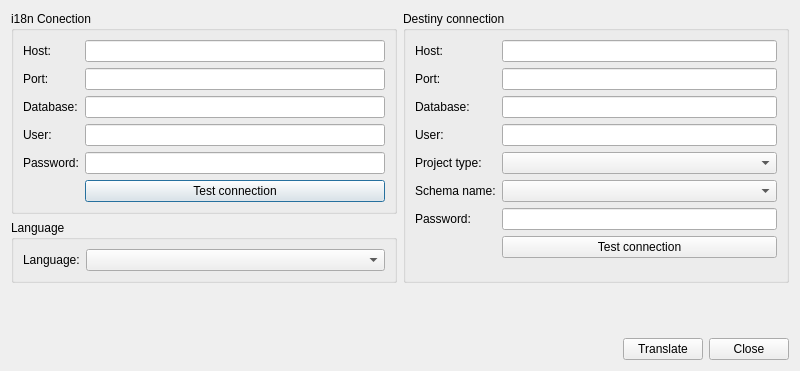
<?xml version="1.0" encoding="UTF-8"?>
<ui version="4.0">
 <class>dlg_admin_translation</class>
 <widget class="QDialog" name="dlg_admin_translation">
  <property name="geometry">
   <rect>
    <x>0</x>
    <y>0</y>
    <width>800</width>
    <height>371</height>
   </rect>
  </property>
  <property name="minimumSize">
   <size>
    <width>600</width>
    <height>0</height>
   </size>
  </property>
  <property name="baseSize">
   <size>
    <width>0</width>
    <height>0</height>
   </size>
  </property>
  <property name="windowTitle">
   <string>Dialog</string>
  </property>
  <layout class="QGridLayout" name="gridLayout">
   <item row="0" column="0">
    <widget class="QGroupBox" name="groupBox">
     <property name="title">
      <string>i18n Conection</string>
     </property>
     <layout class="QFormLayout" name="formLayout_3">
      <item row="0" column="0">
       <widget class="QLabel" name="lbl_host">
        <property name="text">
         <string>Host:</string>
        </property>
       </widget>
      </item>
      <item row="0" column="1">
       <widget class="QLineEdit" name="txt_host"/>
      </item>
      <item row="1" column="0">
       <widget class="QLabel" name="lbl_port">
        <property name="text">
         <string>Port:</string>
        </property>
       </widget>
      </item>
      <item row="1" column="1">
       <widget class="QLineEdit" name="txt_port"/>
      </item>
      <item row="2" column="0">
       <widget class="QLabel" name="lbl_database">
        <property name="text">
         <string>Database:</string>
        </property>
       </widget>
      </item>
      <item row="2" column="1">
       <widget class="QLineEdit" name="txt_db"/>
      </item>
      <item row="3" column="0">
       <widget class="QLabel" name="lbl_user">
        <property name="text">
         <string>User:</string>
        </property>
       </widget>
      </item>
      <item row="3" column="1">
       <widget class="QLineEdit" name="txt_user"/>
      </item>
      <item row="4" column="0">
       <widget class="QLabel" name="lbl_pass">
        <property name="text">
         <string>Password:</string>
        </property>
       </widget>
      </item>
      <item row="4" column="1">
       <widget class="QLineEdit" name="txt_pass">
        <property name="text">
         <string/>
        </property>
        <property name="echoMode">
         <enum>QLineEdit::Password</enum>
        </property>
       </widget>
      </item>
      <item row="5" column="1">
       <widget class="QPushButton" name="btn_connection">
        <property name="text">
         <string>Test connection</string>
        </property>
       </widget>
      </item>
     </layout>
    </widget>
   </item>
   <item row="0" column="1" rowspan="2">
    <widget class="QGroupBox" name="groupBox_3">
     <property name="enabled">
      <bool>true</bool>
     </property>
     <property name="title">
      <string>Destiny connection</string>
     </property>
     <layout class="QFormLayout" name="formLayout">
      <item row="0" column="0">
       <widget class="QLabel" name="lbl_host_dest">
        <property name="text">
         <string>Host:</string>
        </property>
       </widget>
      </item>
      <item row="0" column="1">
       <widget class="QLineEdit" name="txt_host_dest"/>
      </item>
      <item row="1" column="0">
       <widget class="QLabel" name="lbl_port_dest">
        <property name="text">
         <string>Port:</string>
        </property>
       </widget>
      </item>
      <item row="1" column="1">
       <widget class="QLineEdit" name="txt_port_dest"/>
      </item>
      <item row="2" column="0">
       <widget class="QLabel" name="lbl_database_dest">
        <property name="text">
         <string>Database:</string>
        </property>
       </widget>
      </item>
      <item row="2" column="1">
       <widget class="QLineEdit" name="txt_db_dest"/>
      </item>
      <item row="3" column="0">
       <widget class="QLabel" name="lbl_user_dest">
        <property name="text">
         <string>User:</string>
        </property>
       </widget>
      </item>
      <item row="3" column="1">
       <widget class="QLineEdit" name="txt_user_dest"/>
      </item>
      <item row="6" column="0">
       <widget class="QLabel" name="lbl_pass_dest">
        <property name="text">
         <string>Password:</string>
        </property>
       </widget>
      </item>
      <item row="6" column="1">
       <widget class="QLineEdit" name="txt_pass_dest">
        <property name="text">
         <string/>
        </property>
        <property name="echoMode">
         <enum>QLineEdit::Password</enum>
        </property>
       </widget>
      </item>
      <item row="7" column="1">
       <widget class="QPushButton" name="btn_connection_dest">
        <property name="text">
         <string>Test connection</string>
        </property>
       </widget>
      </item>
      <item row="4" column="1">
       <widget class="QComboBox" name="cmb_projecttype"/>
      </item>
      <item row="5" column="1">
       <widget class="QComboBox" name="cmb_schema"/>
      </item>
      <item row="4" column="0">
       <widget class="QLabel" name="label">
        <property name="text">
         <string>Project type:</string>
        </property>
       </widget>
      </item>
      <item row="5" column="0">
       <widget class="QLabel" name="label_2">
        <property name="text">
         <string>Schema name:</string>
        </property>
       </widget>
      </item>
     </layout>
    </widget>
   </item>
   <item row="1" column="0">
    <widget class="QGroupBox" name="groupBox_2">
     <property name="title">
      <string>Language</string>
     </property>
     <layout class="QFormLayout" name="formLayout_2">
      <item row="0" column="0">
       <widget class="QLabel" name="lbl_language">
        <property name="text">
         <string>Language:</string>
        </property>
       </widget>
      </item>
      <item row="0" column="1">
       <widget class="QComboBox" name="cmb_language"/>
      </item>
     </layout>
    </widget>
   </item>
   <item row="2" column="0">
    <widget class="QLabel" name="lbl_info_2">
     <property name="text">
      <string/>
     </property>
    </widget>
   </item>
   <item row="2" column="1">
    <widget class="QLabel" name="lbl_info">
     <property name="text">
      <string/>
     </property>
    </widget>
   </item>
   <item row="3" column="1">
    <spacer name="verticalSpacer">
     <property name="orientation">
      <enum>Qt::Vertical</enum>
     </property>
     <property name="sizeHint" stdset="0">
      <size>
       <width>20</width>
       <height>40</height>
      </size>
     </property>
    </spacer>
   </item>
   <item row="4" column="1">
    <layout class="QGridLayout" name="lyt_buttons">
     <item row="0" column="0">
      <spacer name="horizontalSpacer">
       <property name="orientation">
        <enum>Qt::Horizontal</enum>
       </property>
       <property name="sizeHint" stdset="0">
        <size>
         <width>40</width>
         <height>20</height>
        </size>
       </property>
      </spacer>
     </item>
     <item row="0" column="1">
      <widget class="QPushButton" name="btn_translate">
       <property name="text">
        <string>Translate</string>
       </property>
      </widget>
     </item>
     <item row="0" column="2">
      <widget class="QPushButton" name="btn_close">
       <property name="text">
        <string>Close</string>
       </property>
      </widget>
     </item>
    </layout>
   </item>
  </layout>
 </widget>
 <tabstops>
  <tabstop>txt_host</tabstop>
  <tabstop>txt_port</tabstop>
  <tabstop>txt_db</tabstop>
  <tabstop>txt_user</tabstop>
  <tabstop>txt_pass</tabstop>
  <tabstop>btn_connection</tabstop>
  <tabstop>cmb_language</tabstop>
  <tabstop>txt_host_dest</tabstop>
  <tabstop>txt_port_dest</tabstop>
  <tabstop>txt_db_dest</tabstop>
  <tabstop>txt_user_dest</tabstop>
  <tabstop>txt_pass_dest</tabstop>
  <tabstop>btn_translate</tabstop>
  <tabstop>btn_close</tabstop>
 </tabstops>
 <resources/>
 <connections/>
</ui>
